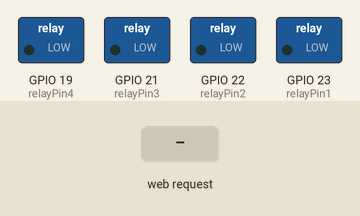
The sketch below on a simulated ESP32. On the bench: switched loads named in the sketch (green lamp = pin HIGH). Inputs (shaded band) come from the test bench. WiFi joins after 1.5 s; servers stay silent unless stated; what the sketch prints to the serial monitor is not drawn.

Above: at 2.7 s.
2.8 s: HTTP request GET /toggle1 received
At 3.2 s:
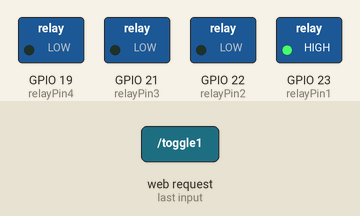
4.3 s: HTTP request GET /toggle2 received
At 5.5 s:
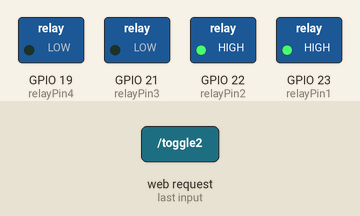
5.8 s: HTTP request GET /toggle3 received
At 6.7 s:
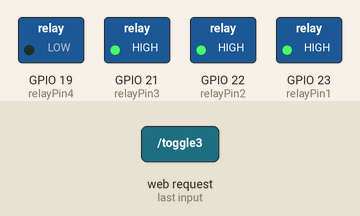
7.3 s: HTTP request GET /toggle4 received
At 7.8 s:
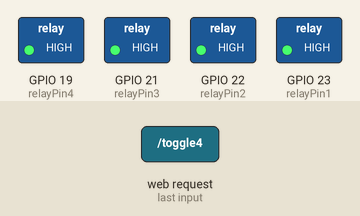
8.8 s: HTTP request GET /toggle1 received
At 10.0 s:
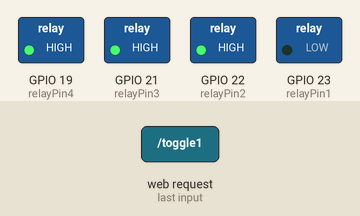
10.3 s: HTTP request GET /toggle2 received
At 11.3 s:
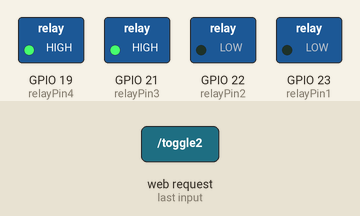
Timing chart, 0 to 12.8 s (numbered marks = the images above; inputs shaded):
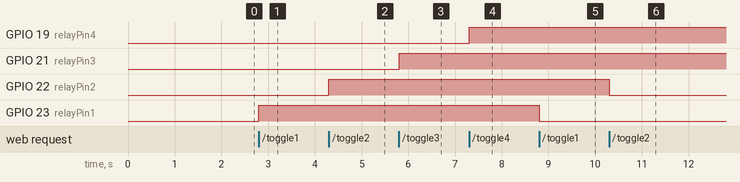

Measured:
- after the input at 2.8 s, GPIO 23 (relayPin1): LOW → HIGH at once
- after the input at 4.3 s, GPIO 22 (relayPin2): LOW → HIGH at once
- after the input at 5.8 s, GPIO 21 (relayPin3): LOW → HIGH at once
- after the input at 7.3 s, GPIO 19 (relayPin4): LOW → HIGH at once
- after the input at 8.8 s, GPIO 23 (relayPin1): HIGH → LOW at once
- after the input at 10.3 s, GPIO 22 (relayPin2): HIGH → LOW at once

The sketch:

esp32relaycode.ino
```cpp
#include <WiFi.h>
#include <WebServer.h>
#include <ESPmDNS.h>  // For mDNS

// Replace with your own WiFi SSID and password
const char* ssid = "ssid";
const char* password = "password";

// Define the pins for the relays
const int relayPin1 = 23;
const int relayPin2 = 22;
const int relayPin3 = 21;
const int relayPin4 = 19;

// Keep track of the relay states
bool relay1State = LOW;
bool relay2State = LOW;
bool relay3State = LOW;
bool relay4State = LOW;

WebServer server(80);

void setup() {
  // Start serial communication
  Serial.begin(115200);

  // Set the relay pins as output
  pinMode(relayPin1, OUTPUT);
  pinMode(relayPin2, OUTPUT);
  pinMode(relayPin3, OUTPUT);
  pinMode(relayPin4, OUTPUT);

  // Turn the relays off
  digitalWrite(relayPin1, relay1State);
  digitalWrite(relayPin2, relay2State);
  digitalWrite(relayPin3, relay3State);
  digitalWrite(relayPin4, relay4State);

  // Connect to WiFi network
  Serial.println("Connecting to WiFi...");
  WiFi.begin(ssid, password);

  // Wait until the connection is established
  int retries = 0;
  const int maxRetries = 20;
  while (WiFi.status() != WL_CONNECTED && retries < maxRetries) {
    delay(500);
    Serial.print(".");
    retries++;
  }

  if (WiFi.status() == WL_CONNECTED) {
    Serial.println();
    Serial.println("Connected to WiFi!");
    Serial.print("IP address: ");
    Serial.println(WiFi.localIP());

    // Start the mDNS responder
    if (!MDNS.begin("esp32")) {
      Serial.println("Error setting up MDNS responder!");
    } else {
      Serial.println("mDNS responder started! Access via http://esp32.local");
    }

    // Define the web server routes
    server.on("/", handleRoot);
    server.on("/toggle1", handleToggle1);
    server.on("/toggle2", handleToggle2);
    server.on("/toggle3", handleToggle3);
    server.on("/toggle4", handleToggle4);

    // Start the web server
    server.begin();
    Serial.println("Web server started!");
  } else {
    Serial.println();
    Serial.println("Failed to connect to WiFi.");
    Serial.println("Check the SSID and password and try again.");
  }
}

void loop() {
  server.handleClient();
}

void handleRoot() {
  // HTML page with buttons to toggle the relays
  String html = "<h1>Control Relays</h1>";
  html += "<p><a href=\"/toggle1\"><button>" + String(relay1State ? "Turn Relay 1 Off" : "Turn Relay 1 On") + "</button></a></p>";
  html += "<p><a href=\"/toggle2\"><button>" + String(relay2State ? "Turn Relay 2 Off" : "Turn Relay 2 On") + "</button></a></p>";
  html += "<p><a href=\"/toggle3\"><button>" + String(relay3State ? "Turn Relay 3 Off" : "Turn Relay 3 On") + "</button></a></p>";
  html += "<p><a href=\"/toggle4\"><button>" + String(relay4State ? "Turn Relay 4 Off" : "Turn Relay 4 On") + "</button></a></p>";
  server.send(200, "text/html", html);
}

void handleToggle1() {
  relay1State = !relay1State;
  digitalWrite(relayPin1, relay1State ? HIGH : LOW);  // Turn the relay on or off
  Serial.print("Relay 1 is now: ");
  Serial.println(relay1State ? "On" : "Off");
  Serial.print("RelayPin1 (GPIO 23) is: ");
  Serial.println(digitalRead(relayPin1));
  handleRoot(); // Update the page after toggling
}

void handleToggle2() {
  relay2State = !relay2State;
  digitalWrite(relayPin2, relay2State ? HIGH : LOW);  // Turn the relay on or off
  Serial.print("Relay 2 is now: ");
  Serial.println(relay2State ? "On" : "Off");
  Serial.print("RelayPin2 (GPIO 22) is: ");
  Serial.println(digitalRead(relayPin2));
  handleRoot(); // Update the page after toggling
}

void handleToggle3() {
  relay3State = !relay3State;
  digitalWrite(relayPin3, relay3State ? HIGH : LOW);  // Turn the relay on or off
  Serial.print("Relay 3 is now: ");
  Serial.println(relay3State ? "On" : "Off");
  Serial.print("RelayPin3 (GPIO 21) is: ");
  Serial.println(digitalRead(relayPin3));
  handleRoot(); // Update the page after toggling
}

void handleToggle4() {
  relay4State = !relay4State;
  digitalWrite(relayPin4, relay4State ? HIGH : LOW);  // Turn the relay on or off
  Serial.print("Relay 4 is now: ");
  Serial.println(relay4State ? "On" : "Off");
  Serial.print("RelayPin4 (GPIO 19) is: ");
  Serial.println(digitalRead(relayPin4));
  handleRoot(); // Update the page after toggling
}
```
